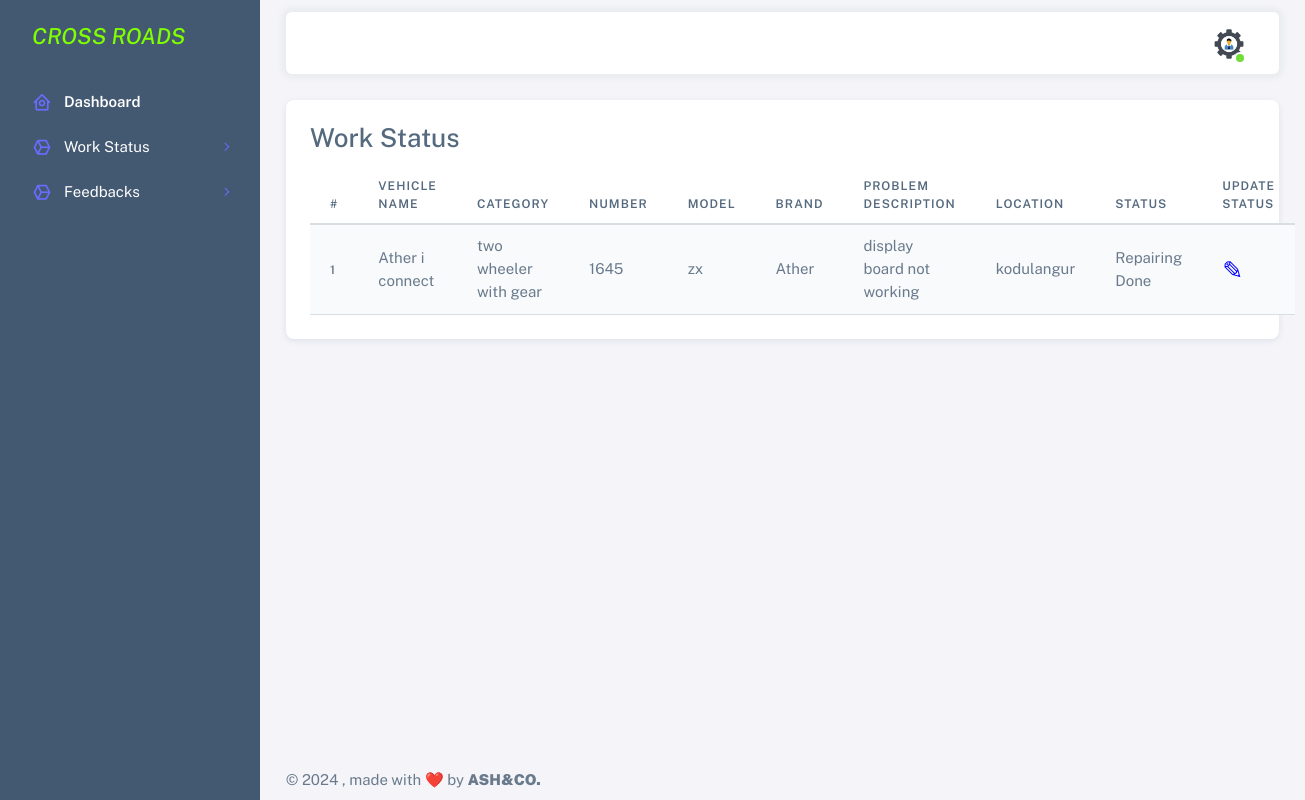
Screenshot of /workers_app/work-assigned/ (signed in) with the database file from the repository.
### customer_app/models.py (models this page shows)
class Request(BaseModel):
    cat=(('two wheeler with gear','two wheeler with gear'),('two wheeler without gear','two wheeler without gear'))
    category=models.CharField(max_length=50,choices=cat)
    vehicle_no=models.PositiveIntegerField(null=False)
    vehicle_name = models.CharField(max_length=40,null=False)
    vehicle_model = models.CharField(max_length=40,null=False)
    vehicle_brand = models.CharField(max_length=40,null=False)
    problem_description = models.CharField(max_length=500,null=False)
    date=models.DateField(auto_now=True)
    cost=models.PositiveIntegerField(null=True)
    customer=models.ForeignKey(User, on_delete=models.CASCADE,null=True,related_name='customer_request')
    mechanic=models.ForeignKey(User,on_delete=models.CASCADE,null=True)
    stat=(('Pending','Pending'),('Approved','Approved'),('Repairing','Repairing'),('Repairing Done','Repairing Done'),('Released','Released'))
    status=models.CharField(max_length=50,choices=stat,default='Pending',null=True)
    bill_status = models.IntegerField(default=0,null=True)
    location = models.CharField(max_length=50,null=True)

### workers_app/views.py (the view)
# urls.py: path('work-assigned/',views.work_assigned,name='work-assigned'),
@login_required(login_url='sign-in')
def work_assigned(request):
    worker=User.objects.get(username=request.user)
    works=Request.objects.all().filter(mechanic=worker)
    return render(request,'workertemp/work_assigned.html',{'works':works})

### accounts/models.py (called while the page is built)
    def __str__(self):
        return self.username

### templates/workertemp/work_assigned.html
{% extends 'workertemp/index.html' %}
{% load crispy_forms_tags %}
{% block content %}
<div class="card">
    <div class="card-body">
        <h3 class="card-title">Work Status</h3>
        <table class="table table-striped">
            <thead>
                <tr>
                    <th scope="col">#</th>
                    <th scope="col">Vehicle Name</th>
                    <th scope="col">Category</th>
                    <th scope="col">Number</th>
                    <th scope="col">Model</th>
                    <th scope="col">Brand</th>
                    <th scope="col">Problem Description</th>
                    <th scope="col">Location</th>
                    <th scope="col">Status</th>
                    <th scope="col">Update Status</th>
                </tr>
            </thead>
            <tbody>
                {% for w in works %}
                <tr>
                    <th scope="row">{{ forloop.counter }}</th>
                    <td> {{w.vehicle_name}}</td>
                    <td> {{w.category}}</td>
                    <td> {{w.vehicle_no}}</td>
                    <td> {{w.vehicle_model}}</td>
                    <td> {{w.vehicle_brand}}</td>
                    <td> {{w.problem_description}}</td>
                    <td> {{w.location}}</td>
                    <td>{{w.status}}</td>
                    <td><a style="color:blue; text-decoration:none;font-size:25px;"
                            href="{% url 'update-work-status' w.id  %}">&#9998;</a></td>
                </tr>
                {% endfor %}
            </tbody>
        </table>
    </div>
</div>
{% endblock %}

### rows the page displays
Request: vehicle_name "Ather i connect", category "two wheeler with gear", vehicle_no "1645", vehicle_model "zx", vehicle_brand "Ather", problem_description "display board not working", location "kodulangur", status "Repairing Done"
